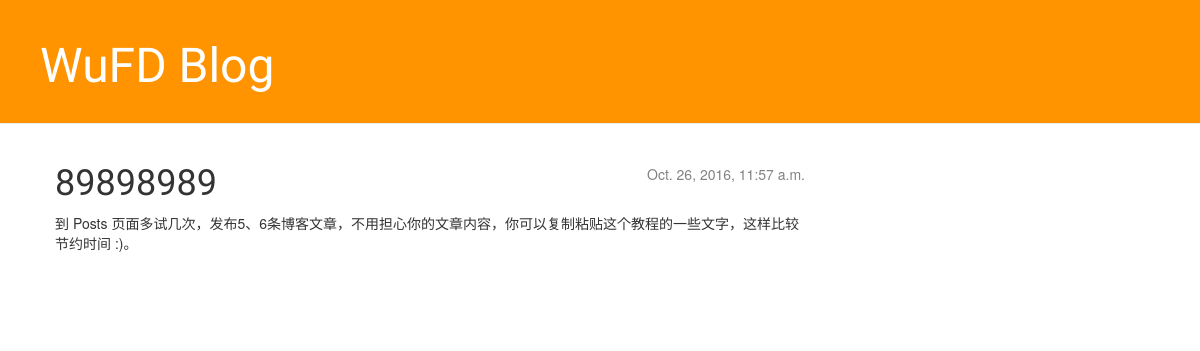
The page /post/6/ on the database as committed earlier.
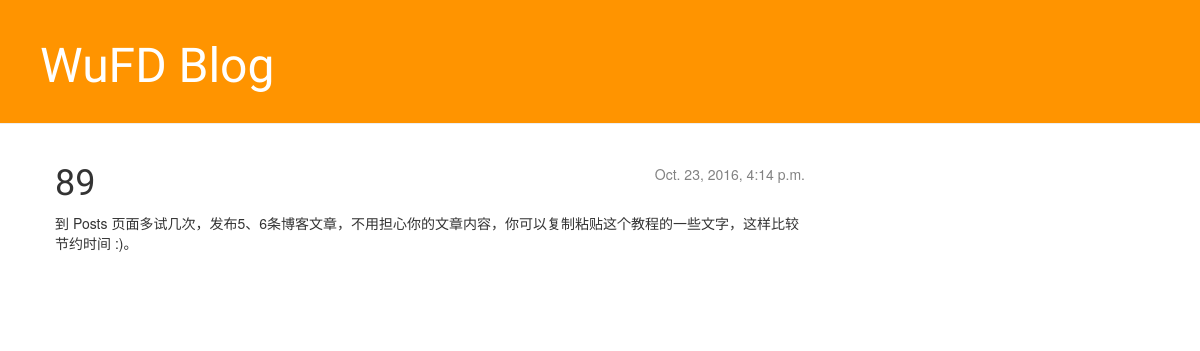
The same page on the database as committed later.
### blogs/models.py (models this page shows, shortened)
class Post(models.Model):
    author = models.ForeignKey('auth.User')
    title = models.CharField(max_length=200)
    text = models.TextField()
    created_date = models.DateTimeField(default=timezone.now)
    published_date = models.DateTimeField(blank=True, null=True)
    def to_dict(self):
        return {
            'id': self.id,
            'author': self.author.username,
            'title': self.title,
            'text': self.text,
            'created_date': self.created_date,
            'published_date': self.published_date,
        }

### blogs/views.py (the view)
# urls.py: url(r'^post/(?P<pk>[0-9]+)/$', views.post_detail, name='post_detail'),
def post_detail(request, pk):
    post = get_object_or_404(Post, pk=pk)
    return render(request, 'blogs/post_detail.html', {
        'post': post.to_dict(),
    })

### blogs/templates/blogs/post_detail.html (shortened to what this page needs)
{% extends 'blogs/base.html' %}
{% block content %}
    <div class="post">
        {% if post.published_date %}
            <div class="date">
                {{ post.published_date }}
            </div>
        {% endif %}
        <h1>{{ post.title }}</h1>
        <p>{{ post.text|linebreaksbr }}</p>
    </div>
{% endblock %}

Rows that differ between the two databases and show on the page:
changed Post "到 Posts 页面多试几次，发布5、6条博客文章，不用担心你的文章内容，你可以复制粘贴这个教程的一些文字，这样比较节约时间 :)。": published_date "Oct. 26, 2016, 11:57 a.m." → "Oct. 23, 2016, 4:14 p.m."; title "89898989" → "89"
